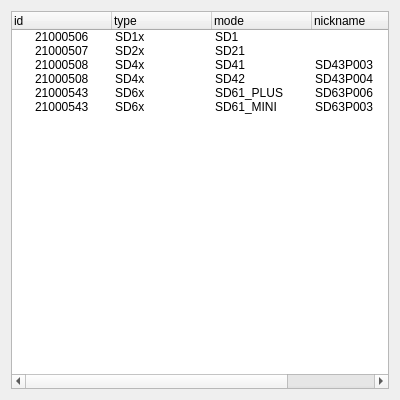
<?xml version="1.0" encoding="UTF-8"?>
<ui version="4.0">
 <class>Form</class>
 <widget class="QWidget" name="Form">
  <property name="geometry">
   <rect>
    <x>0</x>
    <y>0</y>
    <width>400</width>
    <height>400</height>
   </rect>
  </property>
  <property name="windowTitle">
   <string>Form</string>
  </property>
  <layout class="QVBoxLayout" name="verticalLayout">
   <item>
    <widget class="QTreeWidget" name="treeWidget">
     <column>
      <property name="text">
       <string>id</string>
      </property>
     </column>
     <column>
      <property name="text">
       <string>type</string>
      </property>
     </column>
     <column>
      <property name="text">
       <string>mode</string>
      </property>
     </column>
     <column>
      <property name="text">
       <string>nickname</string>
      </property>
     </column>
     <column>
      <property name="text">
       <string>axisNum</string>
      </property>
     </column>
     <item>
      <property name="text">
       <string>21000506</string>
      </property>
      <property name="text">
       <string>SD1x</string>
      </property>
      <property name="text">
       <string>SD1</string>
      </property>
      <property name="text">
       <string/>
      </property>
      <property name="text">
       <string>1</string>
      </property>
     </item>
     <item>
      <property name="text">
       <string>21000507</string>
      </property>
      <property name="text">
       <string>SD2x</string>
      </property>
      <property name="text">
       <string>SD21</string>
      </property>
      <property name="text">
       <string/>
      </property>
      <property name="text">
       <string>2</string>
      </property>
     </item>
     <item>
      <property name="text">
       <string>21000508</string>
      </property>
      <property name="text">
       <string>SD4x</string>
      </property>
      <property name="text">
       <string>SD41</string>
      </property>
      <property name="text">
       <string>SD43P003</string>
      </property>
      <property name="text">
       <string>4</string>
      </property>
     </item>
     <item>
      <property name="text">
       <string>21000508</string>
      </property>
      <property name="text">
       <string>SD4x</string>
      </property>
      <property name="text">
       <string>SD42</string>
      </property>
      <property name="text">
       <string>SD43P004</string>
      </property>
      <property name="text">
       <string>4</string>
      </property>
     </item>
     <item>
      <property name="text">
       <string>21000543</string>
      </property>
      <property name="text">
       <string>SD6x</string>
      </property>
      <property name="text">
       <string>SD61_PLUS</string>
      </property>
      <property name="text">
       <string>SD63P006</string>
      </property>
      <property name="text">
       <string>6</string>
      </property>
     </item>
     <item>
      <property name="text">
       <string>21000543</string>
      </property>
      <property name="text">
       <string>SD6x</string>
      </property>
      <property name="text">
       <string>SD61_MINI</string>
      </property>
      <property name="text">
       <string>SD63P003</string>
      </property>
      <property name="text">
       <string>6</string>
      </property>
     </item>
    </widget>
   </item>
  </layout>
 </widget>
 <resources/>
 <connections/>
</ui>
